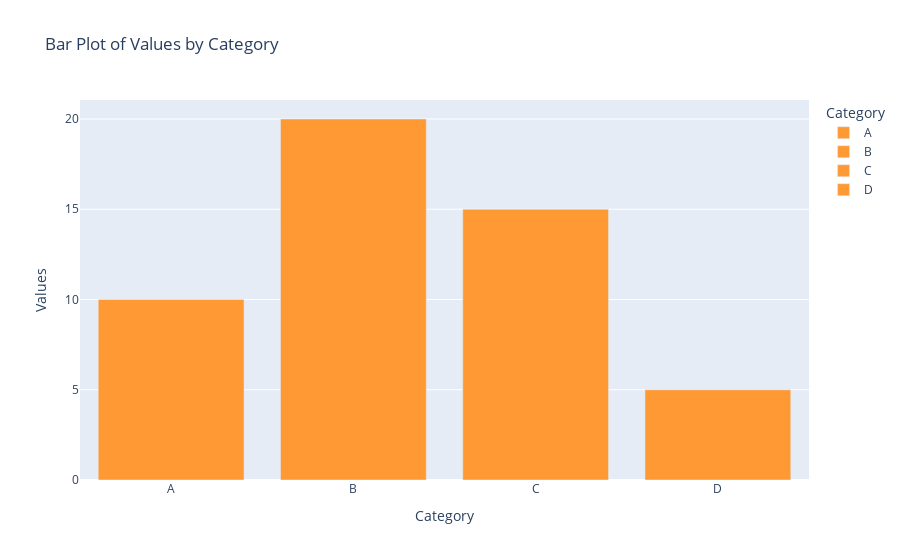

The notebook cell this image was saved under:
### Code cell
import plotly.express as px
import pandas as pd

# Same data
df2 = pd.DataFrame({
    'Category': ['A', 'B', 'C', 'D'],
    'Values': [10, 20, 15, 5]
})

# Plot with plotly.express
fig = px.bar(df2, x='Category', y='Values', color='Category',
             color_discrete_sequence=['#FF9933'],
             title='Bar Plot of Values by Category')
fig.show()

### Figure 1 — Plotly figure (JSON) as saved in the notebook; plotly's stock layout.template omitted (floating-point values rounded to 4 significant figures)
{"data": [{"alignmentgroup": "True", "hovertemplate": "Category=%{x}<br>Values=%{y}<extra></extra>", "legendgroup": "A", "marker": {"color": "#FF9933", "pattern": {"shape": ""}}, "name": "A", "offsetgroup": "A", "orientation": "v", "showlegend": true, "textposition": "auto", "type": "bar", "x": ["A"], "xaxis": "x", "y": [10], "yaxis": "y"}, {"alignmentgroup": "True", "hovertemplate": "Category=%{x}<br>Values=%{y}<extra></extra>", "legendgroup": "B", "marker": {"color": "#FF9933", "pattern": {"shape": ""}}, "name": "B", "offsetgroup": "B", "orientation": "v", "showlegend": true, "textposition": "auto", "type": "bar", "x": ["B"], "xaxis": "x", "y": [20], "yaxis": "y"}, {"alignmentgroup": "True", "hovertemplate": "Category=%{x}<br>Values=%{y}<extra></extra>", "legendgroup": "C", "marker": {"color": "#FF9933", "pattern": {"shape": ""}}, "name": "C", "offsetgroup": "C", "orientation": "v", "showlegend": true, "textposition": "auto", "type": "bar", "x": ["C"], "xaxis": "x", "y": [15], "yaxis": "y"}, {"alignmentgroup": "True", "hovertemplate": "Category=%{x}<br>Values=%{y}<extra></extra>", "legendgroup": "D", "marker": {"color": "#FF9933", "pattern": {"shape": ""}}, "name": "D", "offsetgroup": "D", "orientation": "v", "showlegend": true, "textposition": "auto", "type": "bar", "x": ["D"], "xaxis": "x", "y": [5], "yaxis": "y"}], "layout": {"barmode": "relative", "legend": {"title": {"text": "Category"}, "tracegroupgap": 0}, "title": {"text": "Bar Plot of Values by Category"}, "xaxis": {"anchor": "y", "categoryarray": ["A", "B", "C", "D"], "categoryorder": "array", "domain": [0, 1], "title": {"text": "Category"}}, "yaxis": {"anchor": "x", "domain": [0, 1], "title": {"text": "Values"}}}}
